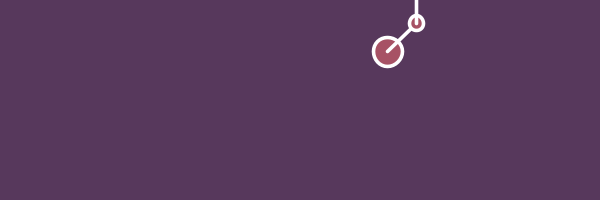
Frame 1 (no input)
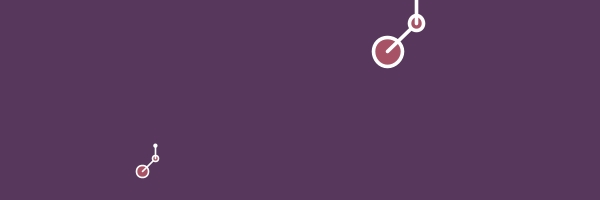
Frame 2 (the mouse pressed at the canvas centre, redrawn once)

The Processing sketch that drew these frames (run headless with seeded random() and noise(); the mouse was pressed at the canvas centre and the sketch redrawn once):

// Processing sketch: processing_169728
// ── processing_169728.pde

void setup ()
{
  size (600, 200);
  smooth();
  noLoop();
 
  background (#57385c);
}
 
void draw ()
{
  float x = random (width);
  float y = random (height);
  float d = random (5, 30);
  stroke (255);
  strokeWeight (d/8);
  fill (#A75265);
  ellipse (x, y, d, d);
  
  line (x, y, x+d, y-d);
  ellipse (x+d, y-d, d/2, d/2);
  line (x+d, y-d*2, x+d, y-d);
  
  fill (255);
  noStroke();
  ellipse (x+d, y-d*2, d/3, d/3);
}
 
void keyPressed()
{
 background (#57385c); 
}
 
void mouseReleased()
{
    redraw();
}
